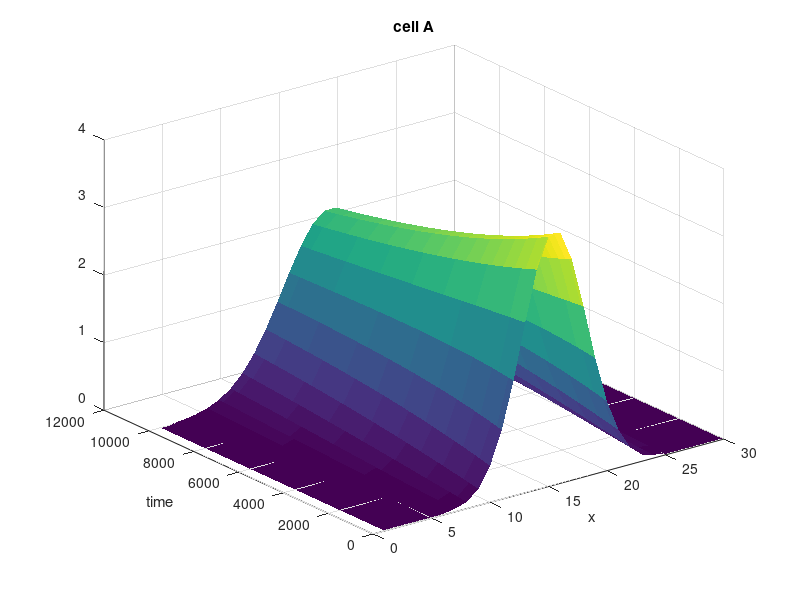
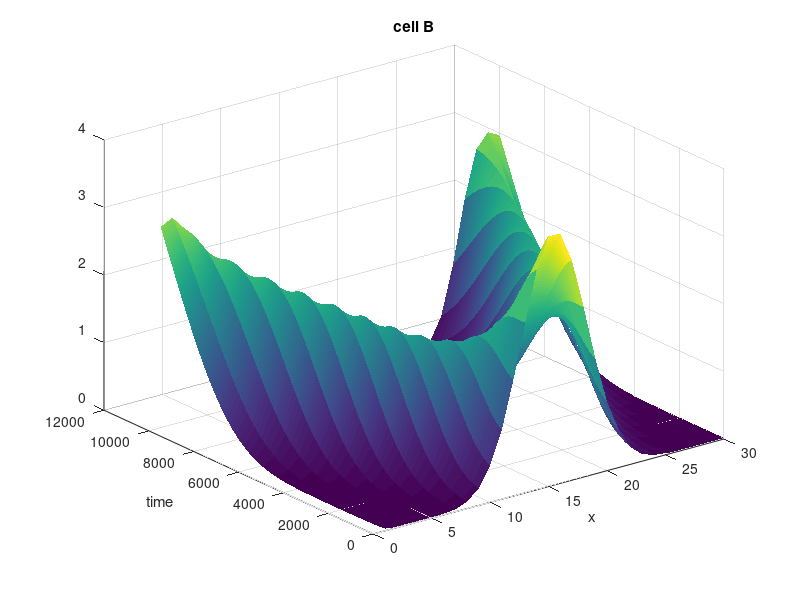
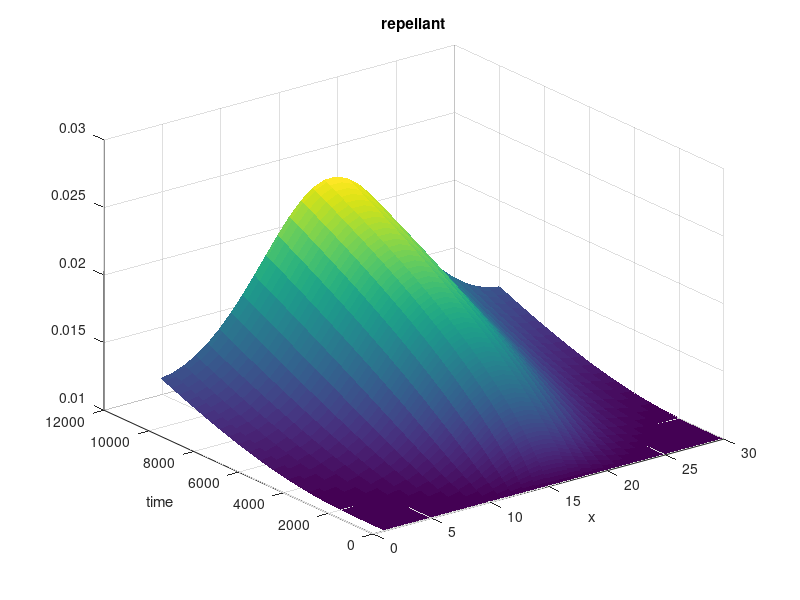
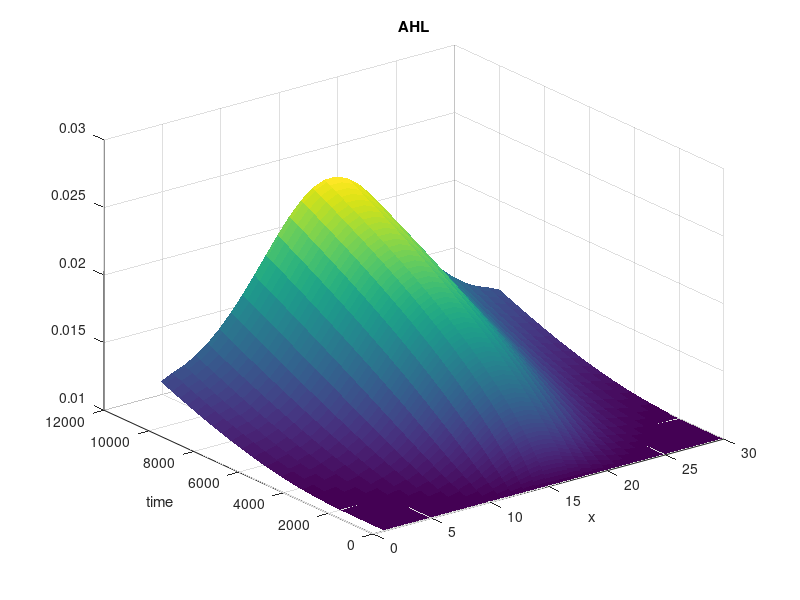

MATLAB code to generate these figures, in order:


%A continuous model of the Keller-Segel system used within the hybrid 
%Model.

%% Load constants.
Da = 1/20;
Db = 1/10;
Dr = 1/2;
Dh = 1/5;

dt = 0.00001;
tend = 0.1;
Xlen = 1;
J = 30;

dx = Xlen/J;
steps = tend/dt
mu = dt/dx^2

A = zeros(int32(steps),J);
B = zeros(int32(steps),J);
R = zeros(int32(steps),J);
H = zeros(int32(steps),J);

preDif = zeros(1,J);

constK = -2.0;
kr = -0.1;
kh = -0.05;
idx = 2:1:(J-1);

%% Set intial condition.
x = meshgrid(linspace(0,Xlen,J));
x = 15*(x - x.^2).*exp(-50 .*((x - 0.5).^2));
%Cell density of celly type A.
A(1,:) = x(1,:) + abs(0.01*randn(1,length(x(1,:))));
%A(1,(J/2-2):(J/2+2)) = 2;
%Cell density of cell type B.
B(1,:) = x(1,:) + abs(0.01*randn(1,length(x(1,:))));
%B(1,(J/2-2):(J/2+2)) = 2;

%Concentration of the replellant.
R(1,:) = 0.01;
H(1,:) = 0.01;

%% run simulation.
for t = 1:1:steps
    
    %% Compute the next time step of the A-Type cells:
    %A(t+1,:) = A(t,:);
    A(t+1,idx) = A(t,idx) + (dt.* Da)/dx^2  .* ( A(t,idx-1) + A(t,idx+1) - 2.*A(t,idx));
    
    %% Compute the next time step of the B-Type cells:
    Xn = B(t,:) .* 100.* (constK.*H(t,:)./R(t,:));
    betaP = (Xn(idx+1) + Xn(idx))./2; 
    betaN = (Xn(idx-1) + Xn(idx)) ./ 2;
        
    B(t+1,idx) = B(t,idx) +  ...
                 dt/dx^2 .* (Db .* ( B(t,idx-1) + B(t,idx+1) - 2.*B(t,idx)) ...
                     - (betaP .* (R(t,idx+1) - R(t,idx)) ...
                     -  betaN .* (R(t,idx)- R(t,idx-1))));
    
    %% Compute the repellant:
    R(t+1,idx) = R(t,idx) + dt*( Dr .* (R(t,idx+1) + R(t,idx-1) -  ...
                 2*R(t,idx))./(dx^2) - kr.*A(t,idx)); 
             
    %% Compute the AHL    
    H(t+1,idx) = R(t,idx) + dt*( Dh .* (R(t,idx+1) + R(t,idx-1) -  ...
                 2*R(t,idx))./(dx^2) - kh.*A(t,idx)); 
              
             
    
    %% Treat the boundarys zero flux condition:
    %A(t+1,1)   = A(t,1) + dt/dx^2 * (Da*( 2*A(t,2) - 2*A(t,1)));
    %A(t+1,end) = B(t,end) + dt/dx^2 * (Da*(2*A(t,end-1) - 2*A(t,end)));
    
    %B(t+1,1)   = B(t,1) + dt/dx^2 * (Db*( 2*B(t,2) - 2*B(t,1))) - 2*betaP(1)*(R(t,2)-R(t,1));
    %B(t+1,end) = B(t,end) + dt/dx^2 * (Db*(2*B(t,end-1) - 2*B(t,end))) - 2*betaP(end)*(R(t,end-1)-R(t,end));
    
    %R(t+1,1)   = R(t,1) + dt * ( (2*R(t,2) - 2*R(t,1))./dx^2 - ks.*A(t,1));
    %R(t+1,end) = R(t,end) + dt * ( (2*R(t,end-1) - 2*R(t,end))/dx^2 - ks.*A(t,end));
    
    %% Symmetric boundary conditions:
    %A
    %A(t+1,1)   = A(t,1) + dt/dx^2 * (Da*( A(t,2)+A(t,end) - 2*A(t,1)));
    %A(t+1,end) = B(t,end) + dt/dx^2 * (Da*(A(t,end-1)+A(t,1) - 2*A(t,end)));
    A(t+1,1) = 0;
    A(t+1,end) = 0;
    
    %B
    betaP    = (Xn(2) + Xn(1))./2;
    betaBeam = (Xn(end) + Xn(1))./ 2;
    B(t+1,1)   = B(t,1) + ...
                     dt/dx^2 .* (Db .* ( B(t,end) + B(t,2) - 2.*B(t,1)) ...
                     - (betaP .* (R(t,2) - R(t,1)) ...
                     -  betaBeam .* (R(t,1)- R(t,end))));
    betaN   = (Xn(end-1) + Xn(end))./2;
    B(t+1,end) = B(t,end) + ...
                     dt/dx^2 .* (Db .* ( B(t,end-1) + B(t,1) - 2.*B(t,end)) ...
                     - (betaBeam .* (R(t,1) - R(t,end)) ...
                     -  betaN .* (R(t,end)- R(t,end-1))));
                 
    %Repellant             
    R(t+1,1) = R(t,1) + dt*( Dr .* (R(t,2) + R(t,end)...
                 - 2*R(t,1))./(dx^2) - kr.*A(t,1));
    R(t+1,end) = R(t,end) + dt*( Dr .* (R(t,1) ...
                 + R(t,end-1) - 2*R(t,end))./(dx^2) - kr.*A(t,end));
             
    %AHL
    H(t+1,1) = H(t,1) + dt*( Dh .* (H(t,2) + H(t,end)...
                 - 2*H(t,1))./(dx^2) - kh.*A(t,1));
    H(t+1,end) = H(t,end) + dt*( Dh .* (H(t,1) ...
                 + H(t,end-1) - 2*H(t,end))./(dx^2) - kh.*A(t,end));
    

end

figure(1);clf;surf(A);shading('flat');xlabel('x');ylabel('time');title('cell A');
figure(2);clf;surf(B);shading('flat');xlabel('x');ylabel('time');title('cell B');
figure(3);clf;surf(R);shading('flat');xlabel('x');ylabel('time');title('repellant');
figure(4);clf;surf(H);shading('flat');xlabel('x');ylabel('time');title('AHL');
%figure(5);clf;surf(R-H);shading('flat');xlabel('x');ylabel('time');title('repellant-AHL');

% %% make movie:
% 
% vidObj=VideoWriter('simulation_cont2.avi');
% set(vidObj,'FrameRate',24);
% open(vidObj);
% 
% for t = 1:5:steps
%     figure(1);clf;
%     plot(N(t,:));xlabel('x');ylabel('#cells and concentration*10');
%     hold on;
%     plot(S(t,:)*10);
%     ylim([0 4]);
%     writeVideo(vidObj,getframe(gcf)); 
%     t
% end
% vidObj.close();


